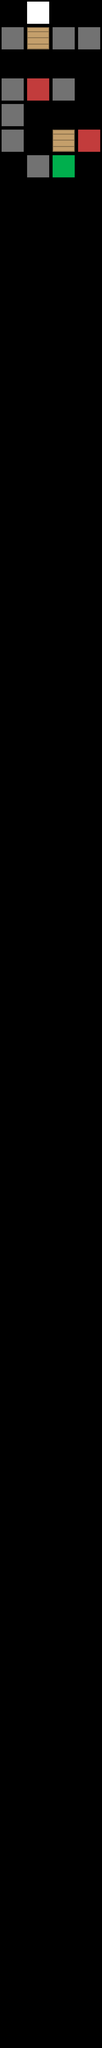

A level layout from a 2D game, rendered from its tile map. Below: a short description, then the map file with its tile-grid data intact:
An orthogonal 4x80 tile map with 128x128 px tiles, 1 tile layer (Tile Layer 1).

<map version="1.0" orientation="orthogonal" renderorder="right-down" width="4" height="80" tilewidth="128" tileheight="128" nextobjectid="1">
 <tileset firstgid="1" name="BaseTileset" tilewidth="128" tileheight="128" tilecount="64" columns="8">
  <image source="../../Art/BaseTileset.png" width="1024" height="1024" />
 </tileset>
 <layer name="Tile Layer 1" width="4" height="80">
  <data encoding="csv">
0,1,0,0,
2,9,2,2,
0,0,0,0,
2,6,2,0,
2,0,0,0,
2,0,9,6,
0,2,3,0,
0,0,0,0,
0,0,0,0,
0,0,0,0,
0,0,0,0,
0,0,0,0,
0,0,0,0,
0,0,0,0,
0,0,0,0,
0,0,0,0,
0,0,0,0,
0,0,0,0,
0,0,0,0,
0,0,0,0,
0,0,0,0,
0,0,0,0,
0,0,0,0,
0,0,0,0,
0,0,0,0,
0,0,0,0,
0,0,0,0,
0,0,0,0,
0,0,0,0,
0,0,0,0,
0,0,0,0,
0,0,0,0,
0,0,0,0,
0,0,0,0,
0,0,0,0,
0,0,0,0,
0,0,0,0,
0,0,0,0,
0,0,0,0,
0,0,0,0,
0,0,0,0,
0,0,0,0,
0,0,0,0,
0,0,0,0,
0,0,0,0,
0,0,0,0,
0,0,0,0,
0,0,0,0,
0,0,0,0,
0,0,0,0,
0,0,0,0,
0,0,0,0,
0,0,0,0,
0,0,0,0,
0,0,0,0,
0,0,0,0,
0,0,0,0,
0,0,0,0,
0,0,0,0,
0,0,0,0,
0,0,0,0,
0,0,0,0,
0,0,0,0,
0,0,0,0,
0,0,0,0,
0,0,0,0,
0,0,0,0,
0,0,0,0,
0,0,0,0,
0,0,0,0,
0,0,0,0,
0,0,0,0,
0,0,0,0,
0,0,0,0,
0,0,0,0,
0,0,0,0,
0,0,0,0,
0,0,0,0,
0,0,0,0,
0,0,0,0
</data>
 </layer>
</map>
